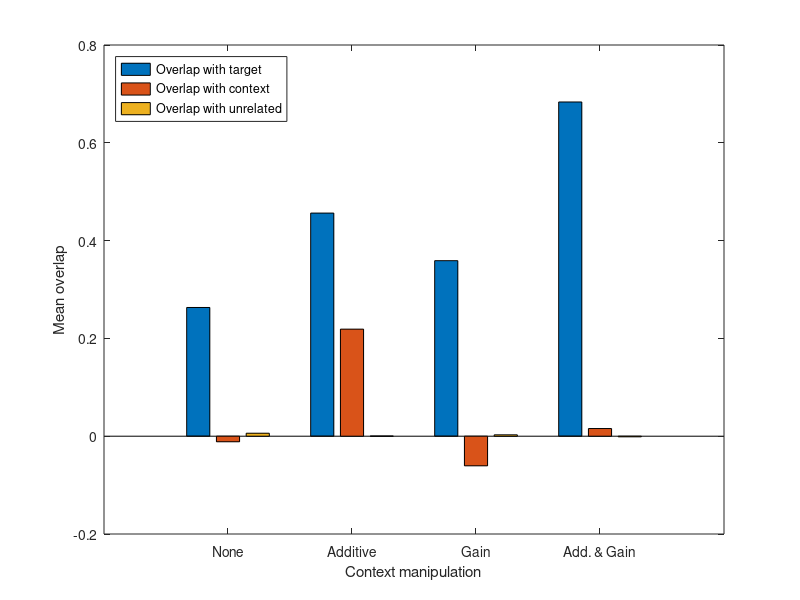

This chart was generated by the following MATLAB code:
clear

% Parameters
N = 500;
alpha = .09;
P = round(alpha*N);
should_plot = false;

% Create patterns
xi = 2*(rand(N,P)>.5)-1;

% Create Hebbian associations
J = 1/N*(xi*xi');
for i = 1:length(J)
   J(i,i)=0; 
end

%%

Nreps = 100;

m_n = zeros(P,Nreps);
m_a = zeros(P,Nreps);
m_g = zeros(P,Nreps);
m_ag = zeros(P,Nreps);

Nitr = 100;
m = zeros(P,Nitr);
for r = 1:Nreps
    r

    % Context patterns
    v = [1:5]; % Pattern #1 is to be recalled
    Nv = length(v);

    % Generate perturbation of memory location
    dS = .8; % Flip bits wp
    s0 = xi(:,v(1)).*(2*(rand(N,1)>dS/2)-1);

    % Simulate standard dynamics

    s = s0;
    for itr = 1:Nitr
        s = sign(J*s);
        m(:,itr) = 1/N*s'*xi;
    end
    m_n(:,r) = m(:,end);
    %
    if should_plot
        plot(m(v(1),:),'linewidth',2)
        hold on
        for i = 2:Nv
           plot(m(v(i),:),'c','linewidth',2)
        end
        plot(m(setdiff(1:P,v),:)','r')
        xlabel('Iteration')
        ylabel('Overlap m')
    end

    % Add summative context input from set of three patterns
    h = .2;

    c = sum(xi(:,v),2);

  
    s = s0;
    for itr = 1:Nitr
        s = sign(J*s+h*c);
        m(:,itr) = 1/N*s'*xi;
    end
    
    m_a(:,r) = m(:,end);
    %
  if should_plot
        plot(m(v(1),:),'linewidth',2)
        hold on
        for i = 2:Nv
           plot(m(v(i),:),'c','linewidth',2)
        end
        plot(m(setdiff(1:P,v),:)','r')
        xlabel('Iteration')
        ylabel('Overlap m')
    end


    % Add gain context modulation 
    h = 1;

    cp = mean(xi(:,v),2);
    %cm = mean(xi(:,setdiff(1:P,v)),2);
    c = 1-h*abs(cp);


    s = s0;
    for itr = 1:Nitr
        s = sign(J*(c.*s));
        m(:,itr) = 1/N*s'*xi;
    end

    %
    if should_plot
        plot(m(v(1),:),'linewidth',2)
        hold on
        for i = 2:Nv
           plot(m(v(i),:),'c','linewidth',2)
        end
        plot(m(setdiff(1:P,v),:)','r')
        xlabel('Iteration')
        ylabel('Overlap m')
    end
    m_g(:,r) = m(:,end);
    
    % Both add & gain
    ha = .3;
    hg = 1.2;

    ca = mean(xi(:,v),2);
    %cm = mean(xi(:,setdiff(1:P,v)),2);
    c = 1-hg*abs(ca);

    Nitr = 100;
    s = s0;
    for itr = 1:Nitr
        s = sign(J*(c.*s)+ha*ca);
        m(:,itr) = 1/N*s'*xi;
    end
    m_ag(:,r) = m(:,end);
    %
    if should_plot
        plot(m(v(1),:),'linewidth',2)
        hold on
        for i = 2:Nv
           plot(m(v(i),:),'c','linewidth',2)
        end
        plot(m(setdiff(1:P,v),:)','r')
        xlabel('Iteration')
        ylabel('Overlap m')
    end

end
%%
plot(1:P,mean(m_n,2),1:P,mean(m_a,2),1:P,mean(m_g,2),1:P,mean(m_ag,2),'linewidth',2)
legend('No Context','Additive field','Gain field','Add. & Gain')

%%
corr_thresh = 1;
pct_correct = false;
if pct_correct
    tmp=mean(m_n>=corr_thresh,2);
else
     tmp=mean(m_n,2);
end
m_n_targ = tmp(v(1));
m_n_ctxt = mean(tmp(v(2:Nv)));
m_n_unrl = mean(tmp(setdiff(1:P,v)));

if pct_correct
    tmp=mean(m_a>=corr_thresh,2);
else
    tmp=mean(m_a,2);
end
m_a_targ = tmp(v(1));
m_a_ctxt = mean(tmp(v(2:Nv)));
m_a_unrl = mean(tmp(setdiff(1:P,v)));

if pct_correct
    tmp=mean(m_g>=corr_thresh,2);
else
    tmp=mean(m_g,2);
end
m_g_targ = tmp(v(1));
m_g_ctxt = mean(tmp(v(2:Nv)));
m_g_unrl = mean(tmp(setdiff(1:P,v)));

if pct_correct
    tmp=mean(m_ag>=corr_thresh,2);
else
    tmp=mean(m_ag,2);
end
m_ag_targ = tmp(v(1));
m_ag_ctxt = mean(tmp(v(2:Nv)));
m_ag_unrl = mean(tmp(setdiff(1:P,v)));

bar([m_n_targ m_n_ctxt m_n_unrl;
     m_a_targ m_a_ctxt m_a_unrl;
     m_g_targ m_g_ctxt m_g_unrl;
     m_ag_targ m_ag_ctxt m_ag_unrl])
ylabel('Mean overlap')
set(gca,'XTickLabel',{'None','Additive','Gain','Add. & Gain'})
xlabel('Context manipulation')
legend('Overlap with target','Overlap with context','Overlap with unrelated','Location','NorthWest')
